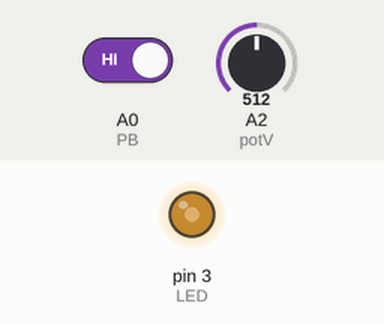
The sketch below on a simulated Arduino Uno, built with avr-gcc and run on an emulated ATmega328P. Parts: output pins drawn as LEDs (lit = HIGH). The test bench sets the inputs (shaded band); at power-on: A0 (PB) HIGH, A2 (potV) = 512.

Above: at 1.2 s.
1.3 s: A0 (PB) driven LOW
At 1.7 s:
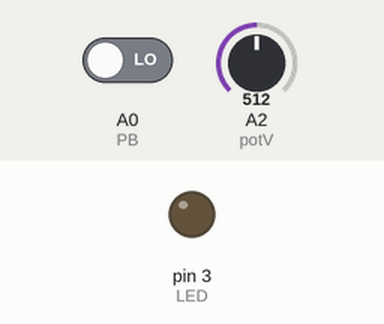
4.3 s: A2 (potV) set to 716
7.3 s: A2 (potV) set to 900
10.3 s: A2 (potV) set to 122
13.3 s: A2 (potV) set to 511
16.3 s: A0 (PB) driven HIGH
At 17.1 s:
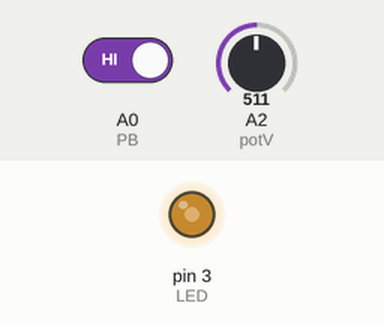
Timing chart, 0 to 18.8 s (numbered marks = the images above; inputs shaded):
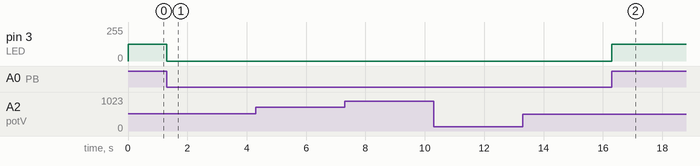

The sketch:

ex3-1-2.ino
```cpp
//========== ex3-1-2.ino ============
//========== Global Declaration ============
// pin A0 connected to joystick’s tact switch, pin A2 connected to joystick’s V pot
// pin 3 connected to 1W LED
#define PB  A0	  // joystick’s tact switch connected to analog pin A0
#define potV  2	  // V pot’s wiper connected to analog pin A2
#define LED  3	  // 1W LED connected to digital pin 3
//========== Initialization ============
void setup()
{  pinMode(PB, INPUT);		// configure analog pin A0 as an input
   pinMode(potV, INPUT);	// configure analog pin A2 as an input
   pinMode(LED, OUTPUT); 	// configure digital pin 3 as an output
   digitalWrite(LED, 1); 	// turn off LED
}
//========== Main Code ============
void loop()
{  int pb=1,analogIn=0,pwm;	// declare variables pb,analogIn,pwm
   pb = digitalRead(PB);	// read tact switch’s state
   if (!pb)			// if the tact switch is pressed,
   {  digitalWrite(LED,0);	// 1W LED on, max brightness
      delay(500);		// a delay of 0.5 seconds
      digitalWrite(LED,1);	// turn off 1W LED
   }
   analogIn = analogRead(potV);	  // read the value of vertical pot, range 0 to 1023
   pwm=map(analogIn,0,1023,0,255);// scale it to use it with the pwm, range 0 to 255
   analogWrite(LED,pwm);	  // PWM output according to the scaled value
}
```

Measured:
- after the input at 1.3 s, pin 3 (LED): 127/255 → 0/255 at once
- after the input at 16.3 s, pin 3 (LED): 0/255 → 127/255 at once
